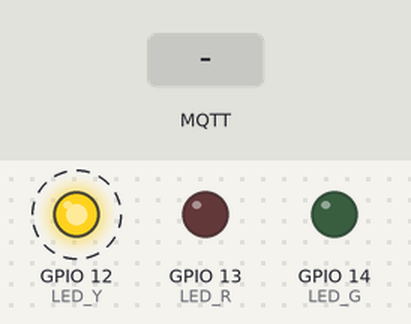
Simulated run of this sketch. Board: ESP32. Parts: output pins drawn as LEDs (lit = HIGH). Dashed ring = blinking. The test bench sets the inputs (shaded band). WiFi joins after 1.5 s; servers stay silent unless stated; no MQTT or app messages arrive unless stated.

Above: at 5.8 s.
5.9 s: MQTT message "0" arrives on the first subscribed topic
At 7.2 s:
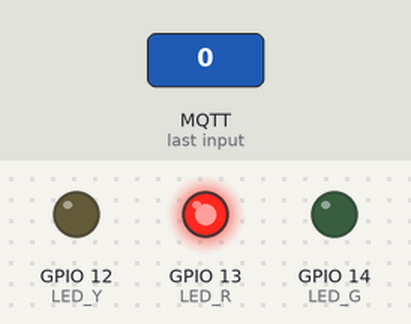
7.5 s: MQTT message "1" arrives on the first subscribed topic
At 9.0 s:
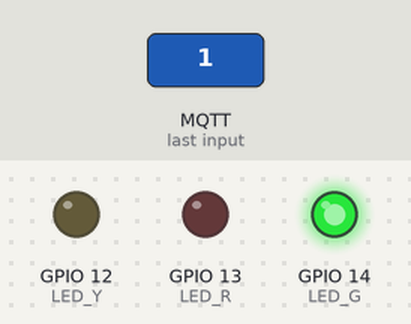
9.5 s: MQTT message "2" arrives on the first subscribed topic
At 14.7 s:
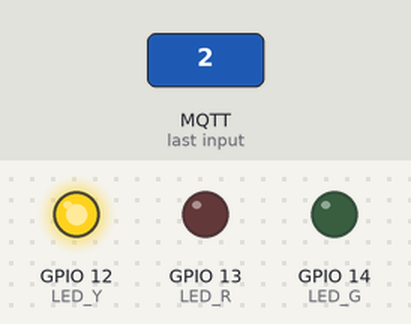
Timing chart, 0 to 17.0 s (numbered marks = the images above; inputs shaded):
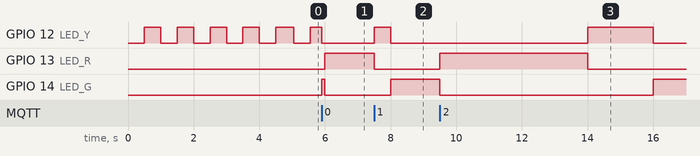

Measured:
- after the input at 5.9 s, GPIO 13 (LED_R): LOW → HIGH after 0.10 s; GPIO 14 (LED_G): LOW → HIGH at once, → LOW 0.10 s later
- after the input at 7.5 s, GPIO 12 (LED_Y): LOW → HIGH at once, → LOW 0.50 s later; GPIO 13 (LED_R): HIGH → LOW at once; GPIO 14 (LED_G): LOW → HIGH after 0.50 s
- after the input at 9.5 s, GPIO 12 (LED_Y): LOW → HIGH after 4.5 s, → LOW 2.0 s later; GPIO 13 (LED_R): LOW → HIGH after 0.00 s instead of 4.5 s; GPIO 14 (LED_G): HIGH → LOW after 0.00 s instead of 4.5 s
- by itself, GPIO 12 (LED_Y): alternates HIGH for 0.50 s and LOW for 0.50 s

The sketch:

semaforo_b.ino
```cpp
#include <WiFi.h>
#include <PubSubClient.h>

#define LED_R 13
#define LED_Y 12
#define LED_G 14

const char* SSID = "";
const char* PASSWORD = "";

const char* MQTT_SERVER = "industrial.api.ubidots.com";
const char* MQTT_CLIENT_ID = "esp32_t12_g02_2";
const char* TOPIC_STATE = "/v1.6/devices/esp32_t12_g02_1/state";

WiFiClient espClient;
PubSubClient client(espClient);

unsigned long ultimoReconnectWiFi = 0;
unsigned long ultimoReconnectMQTT = 0;
unsigned long ultimoPiscarAmarelo = 0;
unsigned long ultimoMilissegundo = 0;

bool estadoAmarelo = false;
bool conectado = false;
bool cicloIniciado = false;
int estadoSemaforo = 0;

void mqttCallback(char* topic, byte* payload, unsigned int length) {
    String mensagem;
    for (int i = 0; i < length; i++) {
        mensagem += (char)payload[i];
    }

    int estado = mensagem.toInt();
    if (!cicloIniciado) {
        cicloIniciado = true;
    }

    if (estado == 0) {
        estadoSemaforo = 2;
    } else if (estado == 1) {
        estadoSemaforo = 1;
    } else if (estado == 2) {
        estadoSemaforo = 0;
    }
}

void reconnectWiFi() {
    if (WiFi.status() != WL_CONNECTED) {
        unsigned long agora = millis();
        if (agora - ultimoReconnectWiFi >= 3000) {
            ultimoReconnectWiFi = agora;
            WiFi.disconnect();
            WiFi.begin(SSID, PASSWORD);
        }
    }
}

void reconnectMQTT() {
    if (!client.connected()) {
        unsigned long agora = millis();
        if (agora - ultimoReconnectMQTT >= 5000) {
            ultimoReconnectMQTT = agora;
            if (client.connect(MQTT_CLIENT_ID)) {
                client.subscribe(TOPIC_STATE);
                conectado = true;
            } else {
                conectado = false;
            }
        }
    }
}

void piscarAmareloFalha() {
    unsigned long agora = millis();
    if (agora - ultimoPiscarAmarelo >= 500) {
        ultimoPiscarAmarelo = agora;
        estadoAmarelo = !estadoAmarelo;
        digitalWrite(LED_Y, estadoAmarelo ? HIGH : LOW);
    }
    digitalWrite(LED_R, LOW);
    digitalWrite(LED_G, LOW);
}

void executarCicloSemaforo() {
    unsigned long millisAtual = millis();

    switch (estadoSemaforo) {
        case 0:
            if (millisAtual - ultimoMilissegundo >= 6000) {
                ultimoMilissegundo = millisAtual;
                estadoSemaforo = 1;
            }
            digitalWrite(LED_R, HIGH);
            digitalWrite(LED_Y, LOW);
            digitalWrite(LED_G, LOW);
            break;

        case 1:
            if (millisAtual - ultimoMilissegundo >= 2000) {
                ultimoMilissegundo = millisAtual;
                estadoSemaforo = 2;
            }
            digitalWrite(LED_R, LOW);
            digitalWrite(LED_Y, HIGH);
            digitalWrite(LED_G, LOW);
            break;

        case 2:
            if (millisAtual - ultimoMilissegundo >= 6000) {
                ultimoMilissegundo = millisAtual;
                estadoSemaforo = 0;
            }
            digitalWrite(LED_R, LOW);
            digitalWrite(LED_Y, LOW);
            digitalWrite(LED_G, HIGH);
            break;
    }
}

void setup() {
    pinMode(LED_R, OUTPUT);
    pinMode(LED_Y, OUTPUT);
    pinMode(LED_G, OUTPUT);
    Serial.begin(115200);

    WiFi.begin(SSID, PASSWORD);
    client.setServer(MQTT_SERVER, 1883);
    client.setCallback(mqttCallback);
}

void loop() {
    reconnectWiFi();
    reconnectMQTT();

    if (WiFi.status() == WL_CONNECTED && client.connected()) {
        conectado = true;
        client.loop();
    } else {
        conectado = false;
    }

    if (!conectado || !cicloIniciado) {
        piscarAmareloFalha();
    } else {
        executarCicloSemaforo();
    }
}
```
